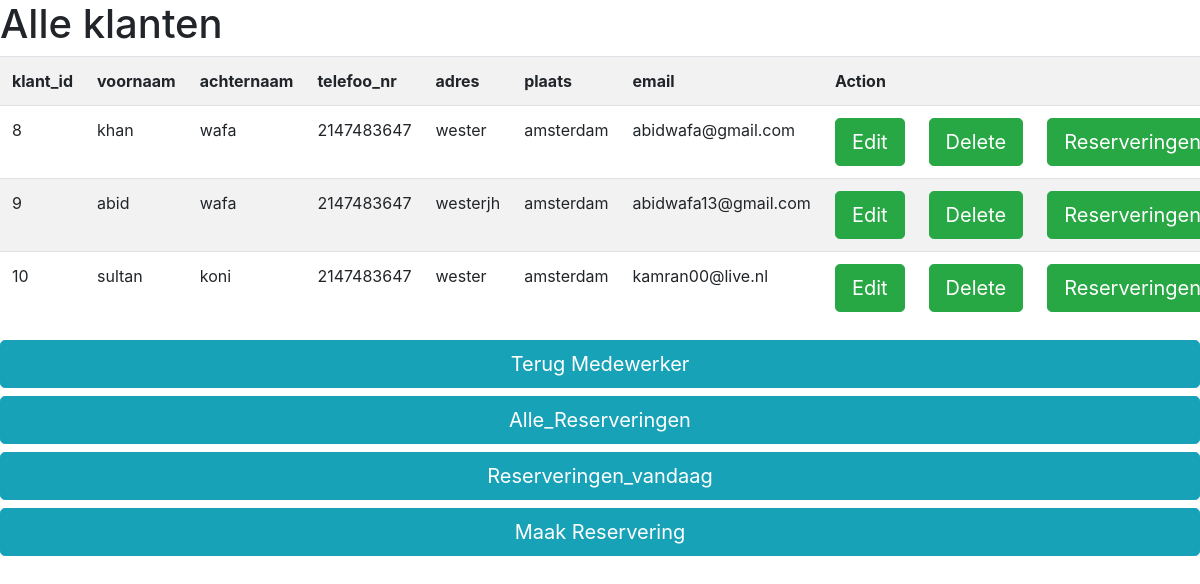
Page /klanten.php on the committed database.
### tables this page shows
CREATE TABLE `klanten` (
  `klant_id` int(11) NOT NULL,
  `voornaam` varchar(255) NOT NULL,
  `achternaam` varchar(255) NOT NULL,
  `telefoo_nr` int(11) NOT NULL,
  `adres` varchar(255) NOT NULL,
  `plaats` varchar(255) NOT NULL,
  `email` varchar(255) NOT NULL
);

### db.php (called while the page is built, shortened)
<?php
class Database{
    private $dbh;
    public function __construct() {
        $this->database = 'auto_rent';
        $this->username = 'root';
        $this->password = '';
        $this->host = 'localhost';
        try {
            $dsn = "mysql:host=$this->host;dbname=$this->database";
            $this->dbh = new PDO($dsn, $this->username, $this->password);
        }catch(\Exception $e) {
            die('failed to connect to database' .$e->getMessage());
        }
    }
    public function select($sql,$placeholder = []) {
        $stmt = $this->dbh->prepare($sql);
        $stmt->execute($placeholder);
        $result = $stmt->fetchAll(PDO::FETCH_ASSOC);
            if(!empty($result)) {
                return $result;
            } else {
                echo "Geen data beschikbarr";
            }
    }
}
?>

### klanten.php (the view, shortened to what this page needs)
<?php
include 'db.php';
$db = new Database();
$sql = "SELECT * from klanten";
$result = $db->select($sql);
?>
<!DOCTYPE html>
<html lang="en">
<head>
    <link rel="stylesheet" href="https://cdn.jsdelivr.net/npm/bootstrap@4.4.1/dist/css/bootstrap.min.css">
</head>
<body>
   <h1>Alle klanten</h1>
   <table class="table table-striped">
    <tr>
        <th>klant_id</th>
        <th>voornaam</th>
        <th>achternaam</th>
        <th>telefoo_nr</th>
        <th>adres</th>
        <th>plaats</th>
        <th>email</th>
        <th colspan="3">Action</th>
    </tr>
    <tr>
        <?php
        foreach ($result as $rows) {?>
         <td><?php echo $rows['klant_id'] ?></td>
         <td><?php echo $rows['voornaam'] ?></td>
         <td><?php echo $rows['achternaam'] ?></td>
         <td><?php echo $rows['telefoo_nr'] ?></td>
         <td><?php echo $rows['adres'] ?></td>
         <td><?php echo $rows['plaats'] ?></td>
         <td><?php echo $rows['email'] ?></td>
         <td><a  class="btn btn-success btn-lg btn-block"  href="edit_klant.php?klant_id=
         <?php echo trim($rows['klant_id']);?>
         &voornaam=<?php echo trim($rows['voornaam']);?>
         &achternaam=<?php echo trim($rows['achternaam']);?>
         &telefoo_nr=<?php echo trim($rows['telefoo_nr']);?>
         &adres=<?php echo trim($rows['adres']);?>
         &plaats=<?php echo trim($rows['plaats']);?>
         &email=<?php echo trim($rows['email']);?>
         ">Edit</a></td>
         <td><a  class="btn btn-success btn-lg btn-block" href="delete_klant.php?klant_id=<?php echo $rows['klant_id'];?>">Delete</a></td>
         <td><a  class="btn btn-success btn-lg btn-block" href="reserveringen_klant.php?klant_id=<?php echo $rows['klant_id'];?>">Reserveringen</a></td>
    </tr>
     <?php } ?>
   </table>
   <a class="btn btn-info btn-lg btn-block" href="medewerker.php"> Terug Medewerker</a>
   <a  class="btn btn-info btn-lg btn-block" href="alle_res.php">Alle_Reserveringen</a>
   <a class="btn btn-info btn-lg btn-block" href="res_vandaag.php">Reserveringen_vandaag</a>
   <a  class="btn btn-info btn-lg btn-block" href="select_date.php">Maak Reservering</a>
</body>
</html>

### rows in the picture
klanten: klant_id "8", voornaam "khan", achternaam "wafa", telefoo_nr "2147483647", adres "wester", plaats "amsterdam", email "abidwafa@gmail.com"
klanten: klant_id "9", voornaam "abid", achternaam "wafa", telefoo_nr "2147483647", adres "westerjh", plaats "amsterdam", email "abidwafa13@gmail.com"
klanten: klant_id "10", voornaam "sultan", achternaam "koni", telefoo_nr "2147483647", adres "wester", plaats "amsterdam", email "kamran00@live.nl"
